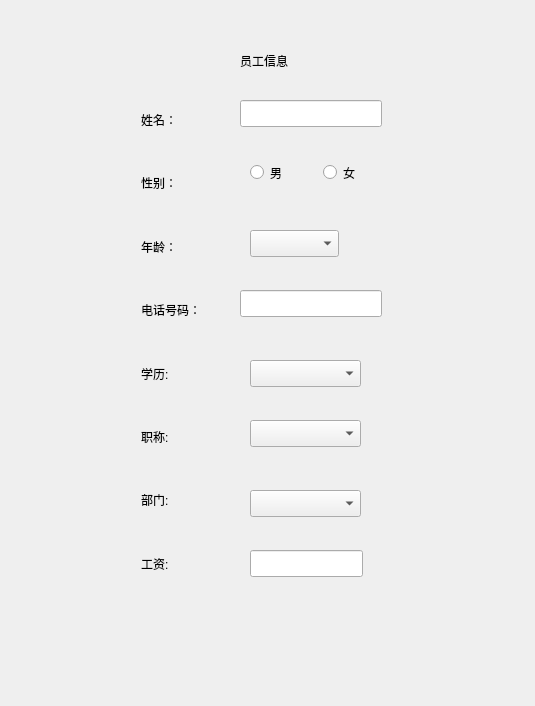
<?xml version="1.0" encoding="UTF-8"?>
<ui version="4.0">
 <class>ChangeEmployee</class>
 <widget class="QDialog" name="ChangeEmployee">
  <property name="geometry">
   <rect>
    <x>0</x>
    <y>0</y>
    <width>535</width>
    <height>706</height>
   </rect>
  </property>
  <property name="windowTitle">
   <string>Dialog</string>
  </property>
  <widget class="QRadioButton" name="radioButton_man">
   <property name="geometry">
    <rect>
     <x>250</x>
     <y>160</y>
     <width>44</width>
     <height>25</height>
    </rect>
   </property>
   <property name="text">
    <string>男</string>
   </property>
  </widget>
  <widget class="QLabel" name="label_title">
   <property name="geometry">
    <rect>
     <x>240</x>
     <y>40</y>
     <width>71</width>
     <height>41</height>
    </rect>
   </property>
   <property name="text">
    <string>员工信息</string>
   </property>
  </widget>
  <widget class="QRadioButton" name="radioButton_woman">
   <property name="geometry">
    <rect>
     <x>323</x>
     <y>160</y>
     <width>45</width>
     <height>25</height>
    </rect>
   </property>
   <property name="text">
    <string>女</string>
   </property>
  </widget>
  <widget class="QComboBox" name="comboBox_age">
   <property name="geometry">
    <rect>
     <x>250</x>
     <y>230</y>
     <width>89</width>
     <height>27</height>
    </rect>
   </property>
  </widget>
  <widget class="QComboBox" name="comboBox_jobTitile">
   <property name="geometry">
    <rect>
     <x>250</x>
     <y>420</y>
     <width>111</width>
     <height>27</height>
    </rect>
   </property>
  </widget>
  <widget class="QComboBox" name="comboBox_edubkg">
   <property name="geometry">
    <rect>
     <x>250</x>
     <y>360</y>
     <width>111</width>
     <height>27</height>
    </rect>
   </property>
  </widget>
  <widget class="QLineEdit" name="lineEdit_salary">
   <property name="geometry">
    <rect>
     <x>250</x>
     <y>550</y>
     <width>113</width>
     <height>27</height>
    </rect>
   </property>
  </widget>
  <widget class="QComboBox" name="comboBox_dept">
   <property name="geometry">
    <rect>
     <x>250</x>
     <y>490</y>
     <width>111</width>
     <height>27</height>
    </rect>
   </property>
  </widget>
  <widget class="QLineEdit" name="lineEdit_name">
   <property name="geometry">
    <rect>
     <x>240</x>
     <y>100</y>
     <width>142</width>
     <height>27</height>
    </rect>
   </property>
  </widget>
  <widget class="QLineEdit" name="lineEdit_phonenumber">
   <property name="geometry">
    <rect>
     <x>240</x>
     <y>290</y>
     <width>142</width>
     <height>27</height>
    </rect>
   </property>
  </widget>
  <widget class="QWidget" name="layoutWidget">
   <property name="geometry">
    <rect>
     <x>141</x>
     <y>91</y>
     <width>91</width>
     <height>501</height>
    </rect>
   </property>
   <layout class="QVBoxLayout" name="verticalLayout_2">
    <item>
     <widget class="QLabel" name="label_num_2">
      <property name="text">
       <string>姓名：</string>
      </property>
     </widget>
    </item>
    <item>
     <widget class="QLabel" name="label_name_2">
      <property name="text">
       <string>性别：</string>
      </property>
     </widget>
    </item>
    <item>
     <widget class="QLabel" name="label_usable_2">
      <property name="text">
       <string>年龄：</string>
      </property>
     </widget>
    </item>
    <item>
     <widget class="QLabel" name="label_requir_2">
      <property name="text">
       <string>电话号码：</string>
      </property>
     </widget>
    </item>
    <item>
     <widget class="QLabel" name="label_3">
      <property name="text">
       <string>学历:</string>
      </property>
     </widget>
    </item>
    <item>
     <widget class="QLabel" name="label_job_2">
      <property name="text">
       <string>职称:</string>
      </property>
     </widget>
    </item>
    <item>
     <widget class="QLabel" name="label_4">
      <property name="text">
       <string>部门:</string>
      </property>
     </widget>
    </item>
    <item>
     <widget class="QLabel" name="label_salary_2">
      <property name="text">
       <string>工资:</string>
      </property>
     </widget>
    </item>
   </layout>
  </widget>
 </widget>
 <resources/>
 <connections/>
</ui>
